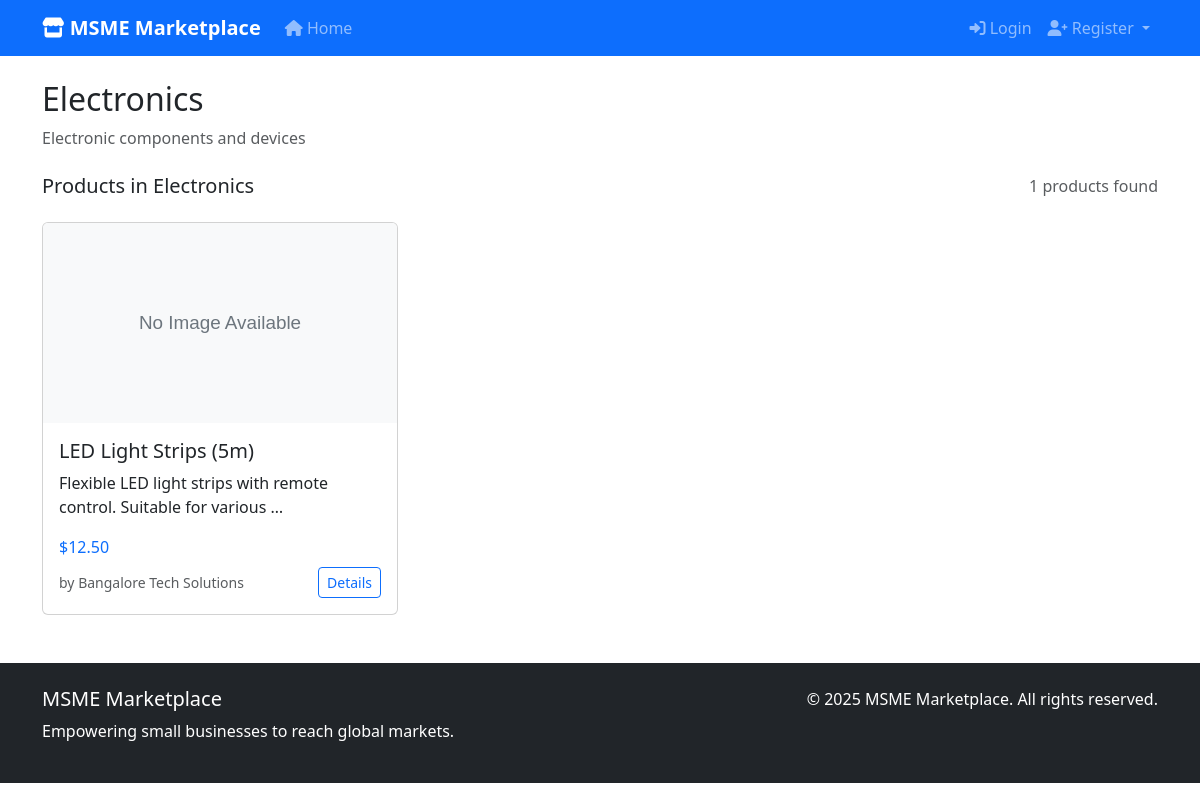
Screenshot of /category/3/ with the database file from the repository.
### marketplace/models.py (models this page shows, shortened)
class Category(models.Model):
    name = models.CharField(max_length=100, unique=True)
    description = models.TextField(blank=True)
    created_at = models.DateTimeField(auto_now_add=True)
    class Meta:
        verbose_name_plural = 'Categories'

class Product(models.Model):
    seller = models.ForeignKey(Seller, on_delete=models.CASCADE, related_name='products')
    category = models.ForeignKey(Category, on_delete=models.CASCADE, related_name='products')
    name = models.CharField(max_length=200)
    description = models.TextField()
    mrp = models.DecimalField(max_digits=10, decimal_places=2, help_text='Maximum Retail Price')
    selling_price = models.DecimalField(max_digits=10, decimal_places=2, help_text='Actual Selling Price')
    GST_RATES = [
        (0, '0%'),
        (5, '5%'),
        (12, '12%'),
        (18, '18%'),
        (28, '28%'),
    ]
    gst_rate = models.IntegerField(choices=GST_RATES, default=18)
    stock_quantity = models.PositiveIntegerField(default=0)
    minimum_order_quantity = models.PositiveIntegerField(default=1)
    APPROVAL_STATUS = [
        ('pending', 'Pending'),
        ('approved', 'Approved'),
        ('rejected', 'Rejected'),
    ]
    approval_status = models.CharField(max_length=20, choices=APPROVAL_STATUS, default='pending')
    is_active = models.BooleanField(default=True)
    is_customizable = models.BooleanField(default=False)
    rejection_reason = models.TextField(blank=True)
    created_at = models.DateTimeField(auto_now_add=True)
    updated_at = models.DateTimeField(auto_now=True)
    tags = models.CharField(max_length=500, blank=True, help_text="Comma-separated tags for search")
    class Meta:
        ordering = ['-created_at']
    def get_absolute_url(self):
        return reverse('marketplace:product_detail', kwargs={'pk': self.pk})
    @property
    def main_image(self):
        image = self.images.first()
        return image.image if image else None
    @property
    def price(self):
        return self.selling_price

class Seller(models.Model):
    user = models.OneToOneField(User, on_delete=models.CASCADE)
    business_name = models.CharField(max_length=200)
    owner_name = models.CharField(max_length=100)
    phone = models.CharField(max_length=15)
    address = models.TextField()
    city = models.CharField(max_length=100)
    state = models.CharField(max_length=100)
    pincode = models.CharField(max_length=10)
    gstin_validator = RegexValidator(
        regex=r'^[0-9]{2}[A-Z]{5}[0-9]{4}[A-Z]{1}[1-9A-Z]{1}Z[0-9A-Z]{1}$',
        message='Enter a valid GSTIN number (15 characters)'
    )
    gstin = models.CharField(max_length=15, validators=[gstin_validator], unique=True)
    turnover = models.DecimalField(
        max_digits=10,
        decimal_places=2,
        validators=[MinValueValidator(2), MaxValueValidator(50)],
        help_text='Annual turnover in Crores (₹2-50 Cr)'
    )
    bank_name = models.CharField(max_length=100)
    account_number = models.CharField(max_length=20)
    ifsc_code = models.CharField(max_length=11)
    account_holder_name = models.CharField(max_length=100)
    business_type = models.CharField(max_length=100, choices=[
        ('manufacturer', 'Manufacturer'),
        ('wholesaler', 'Wholesaler'),
        ('retailer', 'Retailer'),
        ('service_provider', 'Service Provider'),
    ])
    pan_document = models.FileField(upload_to='seller_documents/pan/', null=True, blank=True)
    gst_certificate = models.FileField(upload_to='seller_documents/gst/', null=True, blank=True)
    APPROVAL_STATUS = [
        ('pending', 'Pending'),
        ('approved', 'Approved'),
        ('rejected', 'Rejected'),
    ]
    approval_status = models.CharField(max_length=20, choices=APPROVAL_STATUS, default='pending')
    verified = models.BooleanField(default=False)
    rejection_reason = models.TextField(blank=True)
    created_at = models.DateTimeField(auto_now_add=True)

### marketplace/views.py (the view)
# urls.py: path('category/<int:category_id>/', views.category_products, name='category_products'),
def category_products(request, category_id):
    category = get_object_or_404(Category, pk=category_id)
    products = Product.objects.filter(category=category, is_active=True)
    paginator = Paginator(products, 12)
    page_number = request.GET.get('page')
    page_obj = paginator.get_page(page_number)
    context = {
        'category': category,
        'page_obj': page_obj,
        'products': page_obj.object_list,
    }
    return render(request, 'marketplace/category_products.html', context)

### templates/marketplace/category_products.html (shortened to what this page needs)
{% extends 'base.html' %}
{% load static %}
{% block content %}
<div class="container mt-4">
    <div class="row">
        <div class="col-12">
            <div class="category-header mb-4">
                <h2>{{ category.name }}</h2>
                {% if category.description %}
                    <p class="text-muted">{{ category.description }}</p>
                {% endif %}
            </div>
        </div>
    </div>
    <div class="row">
        <div class="col-12">
            <div class="d-flex justify-content-between align-items-center mb-4">
                <h5 class="mb-0">Products in {{ category.name }}</h5>
                <span class="text-muted">{{ page_obj.paginator.count }} products found</span>
            </div>
            <div class="row row-cols-1 row-cols-md-3 g-4">
                {% for product in products %}
                <div class="col">
                    <div class="card h-100">
                        {% if product.main_image %}
                            <img src="{{ product.main_image.url }}" class="card-img-top" alt="{{ product.name }}">
                        {% else %}
                            <img src="{% static 'img/no-image.svg' %}" class="card-img-top" alt="No Image Available">
                        {% endif %}
                        <div class="card-body">
                            <h5 class="card-title">{{ product.name }}</h5>
                            <p class="card-text">{{ product.description|truncatewords:10 }}</p>
                            <div class="d-flex justify-content-between align-items-center mb-2">
                                <span class="text-primary">${{ product.price }}</span>
                            </div>
                            <div class="d-flex justify-content-between align-items-center">
                                <small class="text-muted">by {{ product.seller.business_name }}</small>
                                <a href="{{ product.get_absolute_url }}" class="btn btn-sm btn-outline-primary">Details</a>
                            </div>
                        </div>
                    </div>
                </div>
                {% empty %}
                <div class="col-12">
                    <p class="text-center">No products found in this category.</p>
                </div>
                {% endfor %}
            </div>
        </div>
    </div>
</div>
{% endblock %}

### static/css/marketplace.css (style rules this page uses)
.card-img-top { height: 200px; object-fit: cover; }

### rows the page displays
Category: name "Electronics", description "Electronic components and devices"
Product: name "LED Light Strips (5m)", description "Flexible LED light strips with remote control. Suitable for various …", price "12.50", seller.business_name "Bangalore Tech Solutions"

### other values shown
{{ page_obj.paginator.count }} "1"
